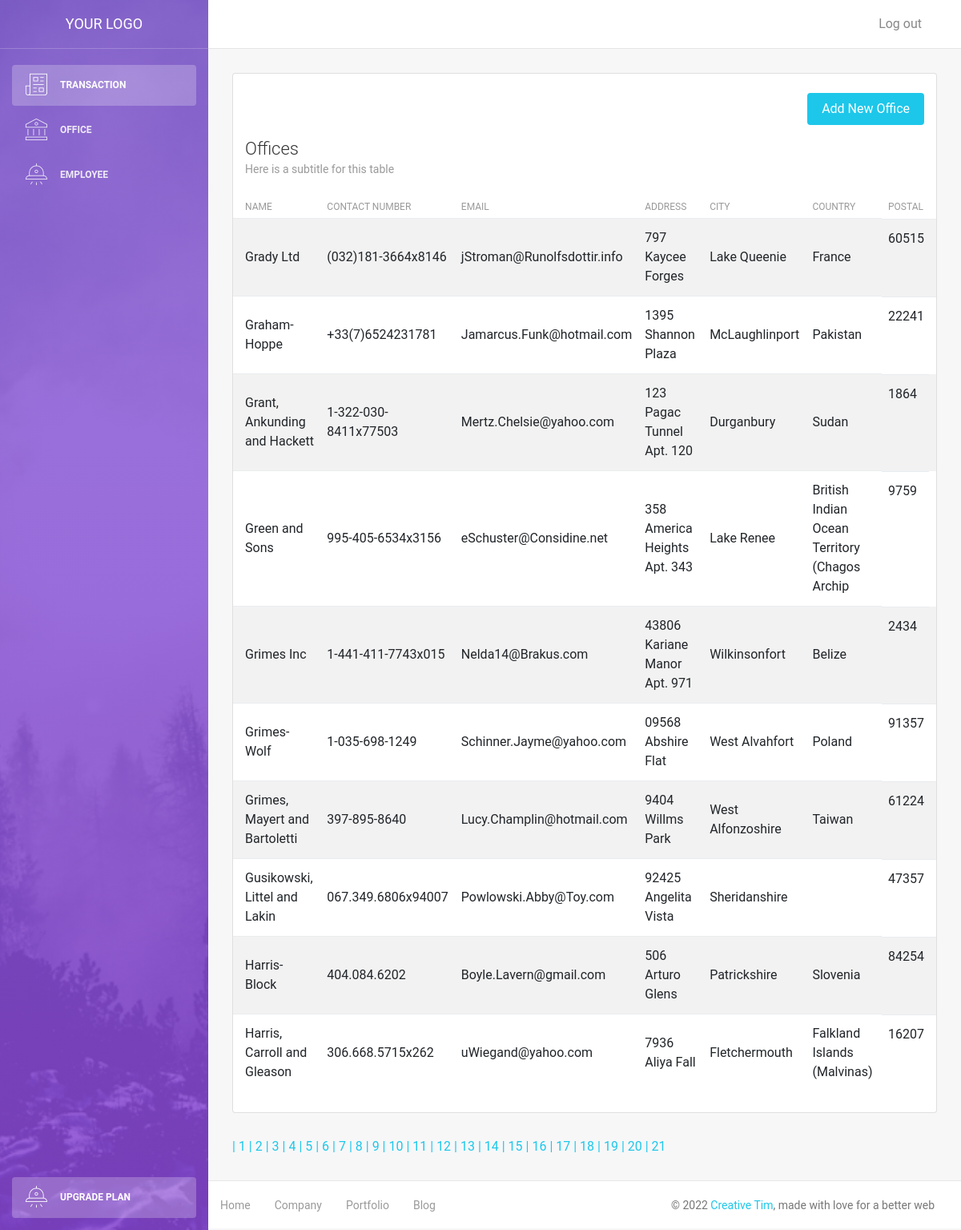
The app's page /office.php?page=7 with its own data.
### tables this page shows
CREATE TABLE `office` (
  `id` int(11) NOT NULL,
  `name` varchar(45) NOT NULL,
  `contactnum` varchar(45) DEFAULT NULL,
  `email` varchar(45) DEFAULT NULL,
  `address` varchar(45) DEFAULT NULL,
  `city` varchar(45) DEFAULT NULL,
  `country` varchar(45) DEFAULT NULL,
  `postal` int(11) DEFAULT NULL
);

### office.php (the view, shortened to what this page needs)
<!DOCTYPE html>
<html lang="en">
<head>
    <link rel="stylesheet" href="https://maxcdn.bootstrapcdn.com/font-awesome/latest/css/font-awesome.min.css" />
    <link href="assets/css/bootstrap.min.css" rel="stylesheet" />
    <link href="assets/css/light-bootstrap-dashboard.css?v=2.0.0 " rel="stylesheet" />
    <link href="assets/css/demo.css" rel="stylesheet" />
</head>
<body>
    <?php
        require('config/db.php');
        $results_per_page = 10;
        $query = "SELECT * FROM office";
        $result = mysqli_query($conn, $query);
        $number_of_result = mysqli_num_rows($result);
        $number_of_page = ceil($number_of_result / $results_per_page);
        if(!isset($_GET['page'])){
            $page = 1;
        }else{
            $page = $_GET['page'];
        }
        $page_first_result = ($page-1) * $results_per_page;
        $query = 'SELECT * FROM office ORDER BY name LIMIT '. $page_first_result .',' . $results_per_page . '';
        $result = mysqli_query($conn, $query);
        $offices = mysqli_fetch_all($result, MYSQLI_ASSOC);
    ?>
    <div class="wrapper">
        <div class="sidebar" data-image="assets/img/sidebar-5.jpg">
            <div class="sidebar-wrapper">
            <?php include('includes/sidebar.php'); ?>
            </div>
        </div>
        <div class="main-panel">
            <?php include('includes/navbar.php');?>
            <div class="content">
                <div class="container-fluid">
                    <div class="row">
                        <div class="col-md-12">
                                <div class="card strpied-tabled-with-hover">
                                    <br/>
                                    <div class="col-md-12">
                                        <a href="office-add.php">
                                            <button type="submit" class="btn btn-info btn-fill pull-right">Add New Office</button>
                                        </a>
                                    </div>
                                    <div class="card-header ">
                                        <h4 class="card-title">Offices</h4>
                                        <p class="card-category">Here is a subtitle for this table</p>
                                    </div>
                                    <div class="card-body table-full-width table-responsive">
                                        <table class="table table-hover table-striped">
                                            <thead>
                                                <th>Name</th>
                                                <th>Contact Number</th>
                                                <th>Email</th>
                                                <th>Address</th>
                                                <th>City</th>
                                                <th>Country</th>
                                                <th>Postal</th>
                                            </thead>
                                            <tbody>
                                                <?php foreach($offices as $offices) : ?>
                                                <tr>
                                                    <td><?php echo $offices['name']; ?></td>
                                                    <td><?php echo $offices['contactnum']; ?></td>
                                                    <td><?php echo $offices['email']; ?></td>
                                                    <td><?php echo $offices['address']; ?></td>
                                                    <td><?php echo $offices['city']; ?></td>
                                                    <td><?php echo $offices['country']; ?></td>
                                                    <td><?php echo $offices['postal']; ?></td>
                                                </tr>
                                                <?php endforeach ?>
                                            </tbody>
                                        </table>
                                    </div>
                                </div>
                            </div>
                    </div>
                    <?php
                        for($page=1; $page <= $number_of_page; $page++){
                            echo '<a href = "office.php?page='. $page .'"> | ' . $page . '</a>';
                        }
                    ?>
                </div>
            </div>
            <footer class="footer">
                <div class="container-fluid">
                    <nav>
                        <ul class="footer-menu">
                            <li>
                                <a href="#">
                                    Home
                                </a>
                            </li>
                            <li>
                                <a href="#">
                                    Company
                                </a>
                            </li>
                            <li>
                                <a href="#">
                                    Portfolio
                                </a>
                            </li>
                            <li>
                                <a href="#">
                                    Blog
                                </a>
                            </li>
                        </ul>
                        <p class="copyright text-center">
                            ©
                            <a href="http://www.creative-tim.com">Creative Tim</a>, made with love for a better web
                        </p>
                    </nav>
                </div>
            </footer>
        </div>
    </div>
</body>
</html>

### records on screen
office: name "Grady Ltd", contactnum "(032)181-3664x8146", email "jStroman@Runolfsdottir.info", address "797 Kaycee Forges", city "Lake Queenie", country "France", postal "60515"
office: name "Graham-Hoppe", contactnum "+33(7)6524231781", email "Jamarcus.Funk@hotmail.com", address "1395 Shannon Plaza", city "McLaughlinport", country "Pakistan", postal "22241"
office: name "Grant, Ankunding and Hackett", contactnum "1-322-030-8411x77503", email "Mertz.Chelsie@yahoo.com", address "123 Pagac Tunnel Apt. 120", city "Durganbury", country "Sudan", postal "1864"
office: name "Green and Sons", contactnum "995-405-6534x3156", email "eSchuster@Considine.net", address "358 America Heights Apt. 343", city "Lake Renee", country "British Indian Ocean Territory (Chagos Archip", postal "9759"
office: name "Grimes Inc", contactnum "1-441-411-7743x015", email "Nelda14@Brakus.com", address "43806 Kariane Manor Apt. 971", city "Wilkinsonfort", country "Belize", postal "2434"
office: name "Grimes-Wolf", contactnum "1-035-698-1249", email "Schinner.Jayme@yahoo.com", address "09568 Abshire Flat", city "West Alvahfort", country "Poland", postal "91357"
office: name "Grimes, Mayert and Bartoletti", contactnum "397-895-8640", email "Lucy.Champlin@hotmail.com", address "9404 Willms Park", city "West Alfonzoshire", country "Taiwan", postal "61224"
office: name "Gusikowski, Littel and Lakin", contactnum "067.349.6806x94007", email "Powlowski.Abby@Toy.com", address "92425 Angelita Vista", city "Sheridanshire", postal "47357"
office: name "Harris-Block", contactnum "404.084.6202", email "Boyle.Lavern@gmail.com", address "506 Arturo Glens", city "Patrickshire", country "Slovenia", postal "84254"
office: name "Harris, Carroll and Gleason", contactnum "306.668.5715x262", email "uWiegand@yahoo.com", address "7936 Aliya Fall", city "Fletchermouth", country "Falkland Islands (Malvinas)", postal "16207"
